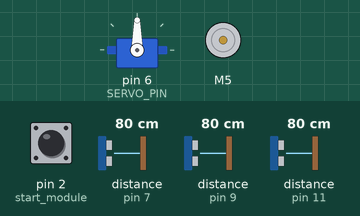
A sketch run on a simulated Arduino Uno, built with avr-gcc and run on an emulated ATmega328P. On the bench: servo, DC motor (green arrow = forward, orange = backward, longer = faster). The test bench sets the inputs (shaded band); at power-on: pin 2 (start_module) LOW, distance to the obstacle (sensors on pin 7, pin 9, pin 11) 80 cm. The echo pulse lasts 58.3 µs per cm.

Above: at 1.2 s.
1.3 s: pin 2 (start_module) pulled HIGH for 0.15 s
At 1.38 s:
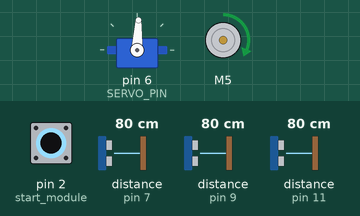
2.9 s: pin 2 (start_module) pulled HIGH for 3.2 s
At 6.7 s:
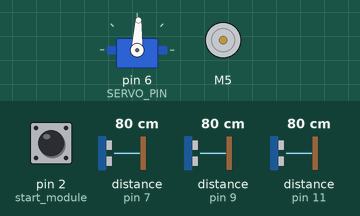
Timing chart, 0 to 8.2 s (numbered marks = the images above; inputs shaded):
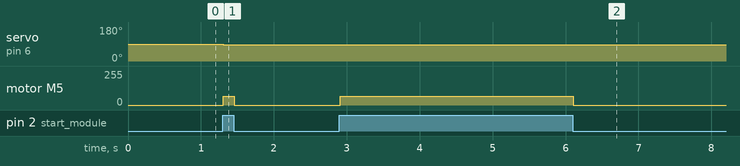

The sketch:

Bil_kod_14Maj_MittenPos.ino
```cpp
#include <Arduino.h>
#include <Servo.h>
#include <NewPing.h> // För avståndsmätning med ultraljudssensorer
#include <stdio.h>

Servo myservo;
#define SERVO_PIN 6 // Servo PIN
float servo_result;
int16_t servo_steer;
float constant = 2.0; //Servo styr konstant

#include "CytronMotorDriver.h"
#define MOTOR_PWM 5 // Motor PWM PIN
#define MOTOR_DIR 4 // Motor DIR PIN
CytronMD motor(PWM_DIR, MOTOR_PWM, MOTOR_DIR);  // PWM = Pin 4, DIR = Pin 5.

#define start_module 2 //Start module PIN
uint16_t motor_speed = 65;
bool start_module_state = false;

// Ultraljudssensorer - Använda nya pins
#define trigPin_L 10
#define echoPin_L 9
#define trigPin_R 12
#define echoPin_R 11
#define trigPin_F 8
#define echoPin_F 7

// Maximalt avstånd för ultraljudssensorer (cm)
uint8_t side_maxdist = 55;
uint8_t front_maxdist = 10;
uint8_t slack = 0;
// Avståndsmätning - Instansiering av ultraljudssensorer
NewPing sonar_L(trigPin_L, echoPin_L, side_maxdist);
NewPing sonar_R(trigPin_R, echoPin_R, side_maxdist);
NewPing sonar_F(trigPin_F, echoPin_F, front_maxdist);
//Sensor avläst avstånd
float distance_L;
float distance_R;
float distance_F;
//Föregående värden
float distance_L_old;
float distance_R_old;

bool last_direction = true;
bool turn = false;
bool use_old_sensor_value = false;

void setup() {
    myservo.attach(SERVO_PIN);
    pinMode(start_module, INPUT);
    digitalWrite(start_module, LOW);

    Serial.begin(9600);
}

void loop() {

      // Läs av knappens status
    start_module_state = digitalRead(start_module);

    // Om start_module blir hög
    if (start_module_state == HIGH){
      motor.setSpeed(motor_speed); // Startar motorn

      // VÄNSTER SENSOR
      distance_L_old = distance_L;
      distance_L = sonar_L.ping_cm();

      if (distance_L == 0){
          distance_L = side_maxdist;
      }

      // Vänster sensor registrerar max värde (ev pga reflektioner och vinklade sensorer)
      if (distance_L == side_maxdist) {
          // Gammalt värde vänster sensor mindre än höger plus slack
          if (distance_L_old < (distance_R - slack)) {
              turn = true;
              use_old_sensor_value = true;
          }
      }

      // Om vänster sensor upptäcker ett närmare objekt än höger sensor
      else if (distance_L < (distance_R - slack)) {
          turn = true;
          use_old_sensor_value = false;
      } else {
          turn = false;
      }

      if (turn) {
          if (use_old_sensor_value) {
              servo_result = distance_L_old - distance_R;
          } else {
              servo_result = distance_L - distance_R;
          }

          //Proportionell styrning
          servo_steer = servo_result * constant + 87;

          //Kontrollerar att servon inte svänger för mycket
          if(servo_steer > 165){
              servo_steer = 165;
          }else if(servo_steer < 15){
              servo_steer = 15;
          }
          myservo.write(servo_steer);
          last_direction = true;
      }
      else {  // Kör rakt fram
          myservo.write(87); // Mittenposition
      }

      // HÖGER SENSOR
      distance_R_old = distance_R;
      distance_R = sonar_R.ping_cm();

      if(distance_R == 0){
        distance_R = side_maxdist;
      }

      // Höger sensor registrerar max värde (ev pga reflektioner och vinklade sensorer)
      if (distance_R == side_maxdist) {
          // Gammalt värde höger sensor mindre än höger plus slack
          if (distance_R_old < (distance_L - slack)) {
              turn = true;
              use_old_sensor_value = true;
          }
      }

      // Om höger sensor upptäcker ett närmare objekt än höger sensor
      else if (distance_R < (distance_L - slack)) {
          turn = true;
          use_old_sensor_value = false;
      } else {
          turn = false;
      }

      // Använd inte gammalt värde för denna sida
      use_old_sensor_value = false;
      if (turn) {
          if (use_old_sensor_value) {
              servo_result = distance_L - distance_R_old;
          } else {
              servo_result = distance_L - distance_R;
          }

          //Proportionell styrning
          servo_steer = servo_result * constant + 87;

          //Kontrollerar att servon inte svänger för mycket
          if(servo_steer > 165){
              servo_steer = 165;
          }else if(servo_steer < 15){
              servo_steer = 15;
          }
          myservo.write(servo_steer);
          last_direction = true;
      }
      else {  // Kör rakt fram
          myservo.write(87); // Mittenposition
      }

      distance_F = sonar_F.ping_cm();

      if(distance_F == 0){
        distance_F = front_maxdist;
      }

      // Objekt nära front sensor
      if ((distance_F < front_maxdist)){
        motor.setSpeed(0);
        delay(1000);
        distance_F = sonar_F.ping_cm(); // Läs av sensor igen

        if(distance_F == 0){
          distance_F = front_maxdist;
        }

        if ((distance_F < front_maxdist)){   // Objekt fortfarande nära
          motor.setSpeed(-30);  // Backa
          delay(1000);
          motor.setSpeed(0);
          delay(500);
        }
      }
    }
  else{ // Ingen startsignal från startmodul
    motor.setSpeed(0);
  }
}
```

Measured:
- after the input at 1.3 s, servo on pin 6 (SERVO_PIN): 90° → 87° at once; motor M5: stopped → forward 65/255 at once, → stopped 0.14 s later
- after the input at 2.9 s, motor M5: stopped → forward 65/255 at once, → stopped 3.2 s later
